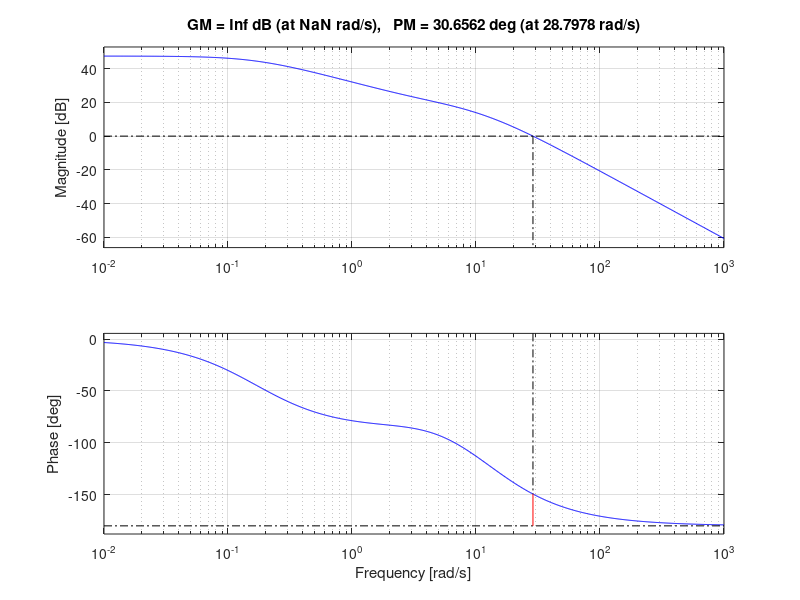
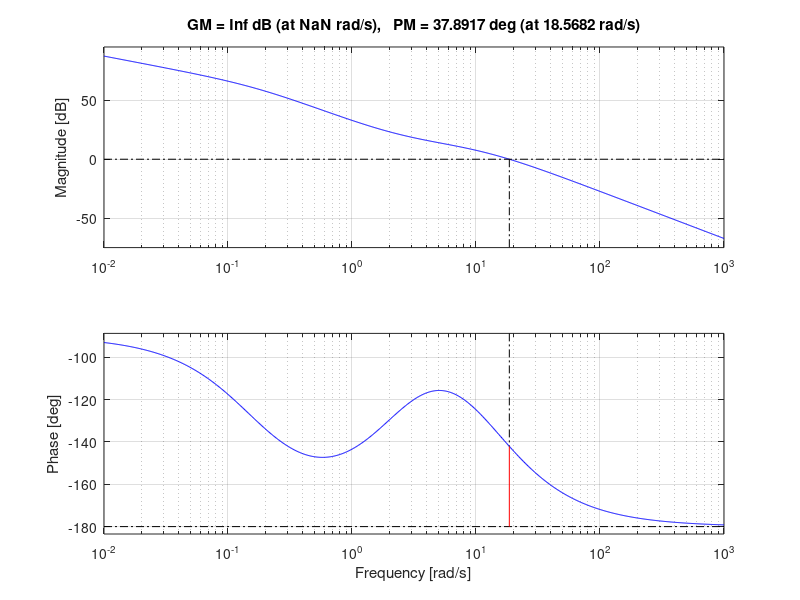

MATLAB code for these plots, in order: (Note: this script raises an error after producing the figures.)
% Control System Final Exam

%% Final_4

G = tf([1 4], conv(conv([1 0.17], [0.14 1]), [1 13]));
K = 130;
L = K*G;
figure(1)
margin(L)

wc = 21.2; % select wc based on phase = -130
M = 1.6; % attenuation dB
alpha = 10^(M/20);
z = wc/10
Gc = K*1/z*tf([1 z], [1 0]);
L = Gc*G;
figure(2)
margin(L)

T = feedback(L, 1);
stepinfo(T)
figure(3)
step(T)

e_ss = evalfr(T-1, 0)

K = K*1/z